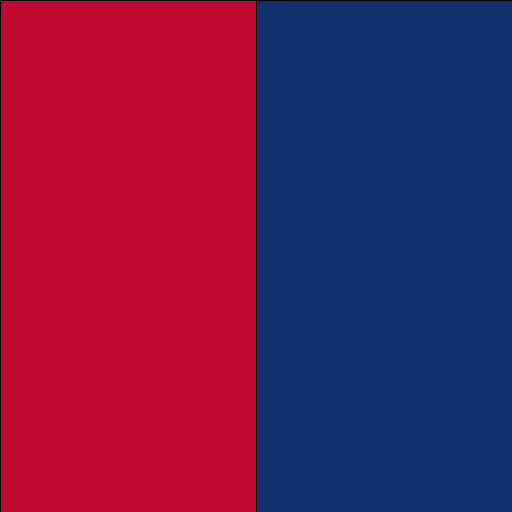
Frame 1 (no input)
Frame 60 (the mouse pressed at the canvas centre just before this capture): identical to frame 1, image omitted
Frame 120 (the mouse held since frame 60 and released just before this capture): identical to frame 1, image omitted

The Processing sketch that drew this single still picture (run headless with seeded random() and noise(); from frame 60 on, the mouse is pressed at the canvas centre):

// Processing sketch: sketch_29_states
// ── sketch_29_states.pde

static final int UFO_IN_USA      = 0;
static final int UFO_IN_CANADA   = 9;
static final int UFO_IN_INDIA    = 1;

int state = -1;

int stateCounter = 0;
int[] orderedStates = {UFO_IN_USA, UFO_IN_CANADA, UFO_IN_INDIA};


void setup()
{
  size(512,512);
  state = UFO_IN_USA;

}

void draw()
{
  /*
  this is equivalent but more elegant than:
  if(state == UFO_IN_USA)
  {
    
  }
  else if(state == UFO_IN_INDIA)
  {
    ...
  
  */
  switch(state)
  {
    case UFO_IN_USA:
      drawUSA();
    break;
    case UFO_IN_INDIA:
      drawIndia();
    break;
    case UFO_IN_CANADA:
      drawCanada();
    break;
  }
}

void drawUSA()
{
  background(0);
  fill(190  ,8 , 47  );
  rect(0,0,width/2,height);
  fill(15 , 49 , 112  );
  rect(width/2,0,width/2,height);
  
}
void drawCanada()
{
  background(0);
  fill(190  ,8 , 47  );
  rect(0,0,width/2,height);
  fill(255 );
  rect(width/2,0,width/2,height);
  
}
void drawIndia()
{
  background(0);
  fill(249 , 117,  1    );
  rect(0,0,width/2,height);
  fill(12  ,136,  4  );
  rect(width/2,0,width/2,height);
  
}

void keyPressed()
{
  if(key == ' ')
  {
      stateCounter = stateCounter +1;
      if(stateCounter >= 3)
      {
        stateCounter = 0;
      }
      //in an arraylist array.get(index) =>  array[index]
      changeState(orderedStates[stateCounter]);
  }
  else if (key == 'a')
  {
    
  }
}
void changeState(int newState)
{
  switch(state)
  {
    case UFO_IN_USA:
      println("new state is USA");
    break;
    case UFO_IN_INDIA:
       println("new state is India");
    break;
    case UFO_IN_CANADA:
       println("new state is Canada");
    break;
  }
  
  state = newState;
}
